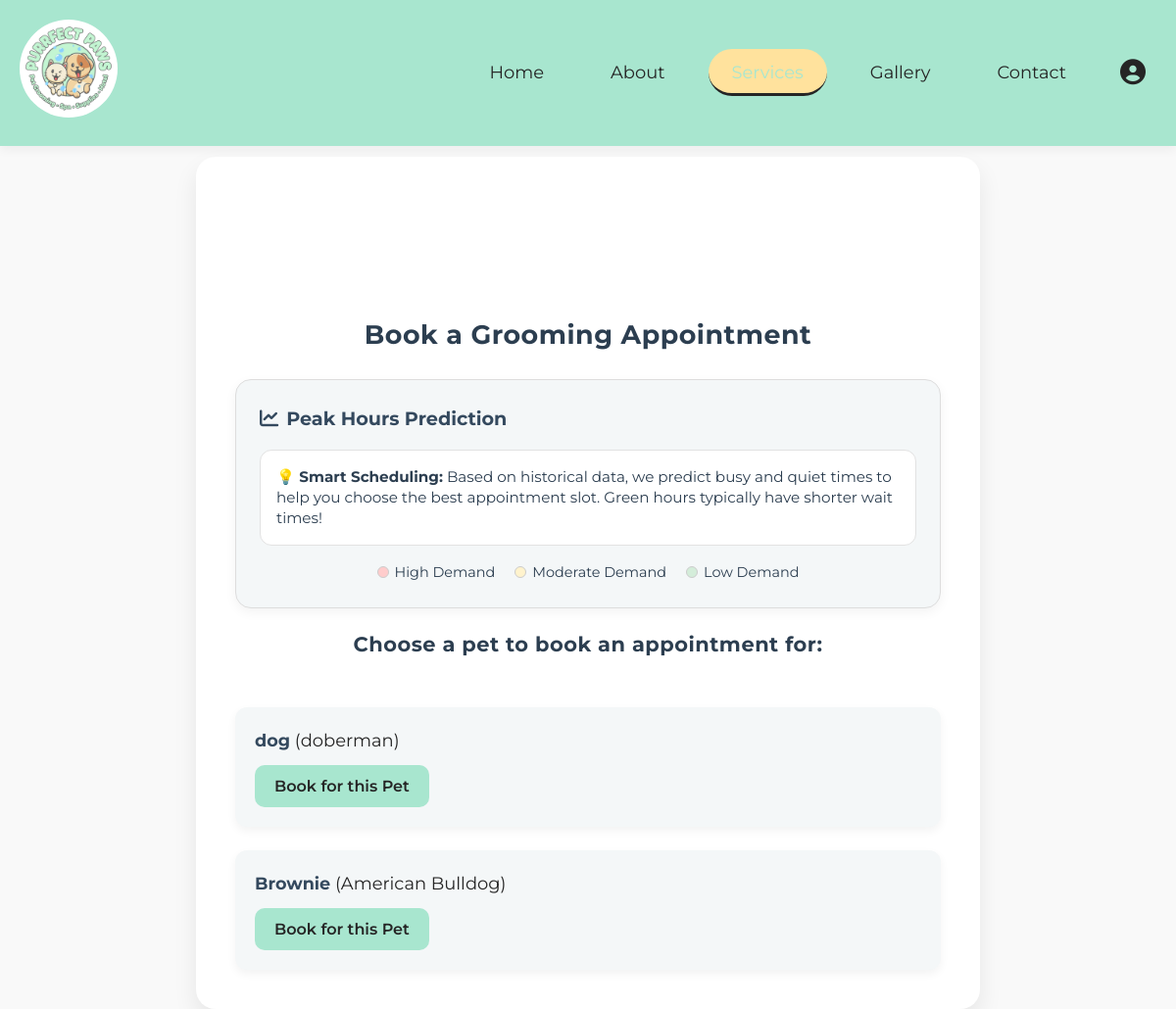
The app's page /appointment/book-appointment.php (signed in) with its own data.
### tables this page shows
CREATE TABLE `pets` (
  `pet_id` int(11) NOT NULL,
  `user_id` int(11) NOT NULL,
  `name` varchar(100) NOT NULL,
  `breed` varchar(100) DEFAULT NULL,
  `gender` enum('Male','Female') DEFAULT NULL,
  `age` varchar(50) DEFAULT NULL,
  `birthday` date DEFAULT NULL,
  `color` varchar(50) DEFAULT NULL,
  `photo_url` text DEFAULT NULL,
  `breed_id` int(11) DEFAULT NULL
);

### appointment/book-appointment.php (the view, shortened to what this page needs)
<?php
require '../db.php';
$user_id = $_SESSION['user_id'];
$selected_pet_id = isset($_GET['pet_id']) ? intval($_GET['pet_id']) : null;
$pets_stmt = $mysqli->prepare("SELECT * FROM pets WHERE user_id = ?");
$pets_stmt->bind_param("i", $user_id);
$pets_stmt->execute();
$pets_result = $pets_stmt->get_result();
?>
<!DOCTYPE html>
<html>
<head>
  <link rel="stylesheet" href="../homepage/style.css">
  <link rel="stylesheet" href="https://cdnjs.cloudflare.com/ajax/libs/font-awesome/6.5.0/css/all.min.css"/>
</head>
<body>
  <header>
  <nav class="navbar section-content">
    <a href="#" class="navbar-logo">
      <img src="../homepage/images/Logo.jpg" alt="Logo" class="icon" />
    </a>
    <ul class="nav-menu">
      <li class="nav-item"><a href="../homepage/main.php" class="nav-link">Home</a></li>
      <li class="nav-item"><a href="../homepage/main.php" class="nav-link">About</a></li>
      <li class="nav-item"><a href="../homepage/main.php" class="nav-link active">Services</a></li>
      <li class="nav-item"><a href="../homepage/main.php" class="nav-link">Gallery</a></li>
      <li class="nav-item"><a href="../homepage/main.php" class="nav-link">Contact</a></li>
      <li class="nav-item dropdown">
        <a href="#" class="nav-link profile-icon">
        </a>
      </li>
    </ul>
  </nav>
</header>
<div style="height: 60px;"></div>
  <div class="form-wrapper">
    <div class="page-content">
      <h2>Book a Grooming Appointment</h2>
      <div class="peak-hours-container">
        <div class="peak-hours-title">
          <i class="fas fa-chart-line"></i>
          Peak Hours Prediction
        </div>
        <div class="peak-info">
          <strong>💡 Smart Scheduling:</strong> Based on historical data, we predict busy and quiet times to help you choose the best appointment slot. Green hours typically have shorter wait times!
        </div>
        <div class="peak-legend">
          <div class="legend-item">
            <div class="legend-color high"></div>
            <span>High Demand</span>
          </div>
          <div class="legend-item">
            <div class="legend-color medium"></div>
            <span>Moderate Demand</span>
          </div>
          <div class="legend-item">
            <div class="legend-color low"></div>
            <span>Low Demand</span>
          </div>
        </div>
      </div>
      <?php if (!$selected_pet_id): ?>
        <div class="form-container">
          <h3>Choose a pet to book an appointment for:</h3>
          <?php while ($pet = $pets_result->fetch_assoc()): ?>
            <div class="card">
              <strong><?= htmlspecialchars($pet['name']) ?></strong> (<?= htmlspecialchars($pet['breed']) ?>)
              <form method="GET" action="book-appointment.php" style="margin-top:10px;">
                <button class="btn" type="submit">Book for this Pet</button>
              </form>
            </div>
          <?php endwhile; ?>
        </div>
      <?php endif; ?>
    </div>
  </div>
</body>
</html>

### homepage/style.css (style rules this page uses)
body { font-size: var(--font-size-m); line-height: 1.6; color: var(--dark-color); background: var(--white-color); }
html { scroll-behavior: smooth; scroll-padding-top: 120px; }
* { margin: 0; padding: 0; box-sizing: border-box; font-family: "Montserrat", sans-serif; }
h1, h2, h3, h4, h5, h6 { font-weight: 600; text-align: center; margin-bottom: 20px; letter-spacing: 0.5px; color: #333; }
:root { --white-color: #fff; --dark-color: #252525; --primary-color: #A8E6CF; --secondary-color: #FFE29D; --light-pink-color: #faf4f5; --medium-gray-color: #ccc; --font-size-xs: 1rem; --font-size-s: 1rem; --font-size-m: 1.12rem; --font-size-l: 1.5rem; --font-size-xl: 2rem; --font-size-xxl: 2.5rem; --border-radius-s: 8px; --border-radius-m: 30px; --border-radius-circle: 50%; --site-max-width: 1300px; }
ul { list-style: none; }
a { text-decoration: none; }
button { cursor: pointer; border: none; background: none; }
img { width: 100%; }
.section-content { margin: 0 auto; padding: 0 20px; max-width: var(--site-max-width); }
header { position: fixed; width: 100%; z-index: 5; background: var(--primary-color); box-shadow: 0 4px 10px rgba(0, 0, 0, 0.05); }
header .navbar { display: flex; padding: 20px; align-items: center; justify-content: space-between; }
.navbar .icon { width: 100px; height: 100px; border-radius: 50%; object-fit: cover; }
.navbar .nav-menu { display: flex; align-items: center; gap: 20px; }
.navbar .nav-item { display: flex; align-items: center; justify-content: center; height: 48px; }
.navbar .nav-menu .nav-link { display: inline-block; padding: 12px 24px; color: var(--dark-color); font-size: var(--font-size-m); border-radius: var(--border-radius-m); font-weight: var(--font-weight-medium); background-color: transparent; transition: background 0.3s ease, color 0.3s ease; text-align: center; height: 100%; line-height: 24px; }
.navbar .nav-menu .nav-link:hover, .navbar .nav-menu .nav-link:focus, .navbar .nav-menu .nav-link.active { background: var(--secondary-color); color: var(--primary-color); font-weight: var(--font-weight-semi-bold); }
.navbar .nav-link.active { background-color: var(--secondary-color); font-weight: 700; border-bottom: 3px solid var(--dark-color); }
.navbar .nav-menu .nav-link::after { content: ""; position: absolute; bottom: 4px; left: 18px; width: 0%; height: 2px; background-color: var(--primary-color); transition: width 0.3s ease; background: transparent; }
.navbar .nav-menu .nav-link:hover::after, .navbar .nav-menu .nav-link.active::after { width: calc(100% - 36px); }
.navbar .profile-icon { display: flex; align-items: center; justify-content: center; width: 48px; height: 48px; border-radius: 50%; background: transparent; transition: background 0.3s ease; padding: 0; margin: 0; box-sizing: border-box; position: relative; line-height: 0; }
.nav-item.dropdown { position: relative; }
.nav-item a { text-decoration: none; color: var(--dark); font-weight: 600; transition: color var(--transition); }
.nav-item.dropdown { transition: all 0.4s ease; }
h2 { text-align: center; margin-top: 120px; margin-bottom: 30px; color: #444; }

### records on screen
pets: name "dog", breed "doberman"
pets: name "Brownie", breed "American Bulldog"
